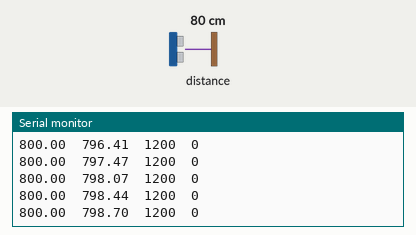
Simulated run of this sketch. Board: Arduino Uno, built with avr-gcc and run on an emulated ATmega328P. Parts: the last lines printed to the serial monitor. Inputs (shaded band) come from the test bench; at power-on: distance to the obstacle 80 cm.

Above: at 1.2 s.
1.3 s: distance to the obstacle set to 2 cm
At 1.37 s:
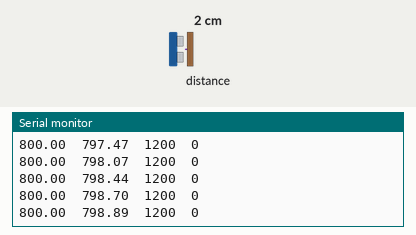
2.8 s: distance to the obstacle set to 4 cm
At 2.84 s:
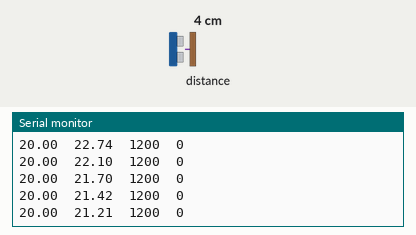
4.3 s: distance to the obstacle set to 120 cm
At 4.32 s:
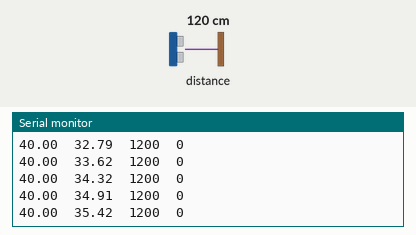
Timing chart, 0 to 7.3 s (numbered marks = the images above; inputs shaded):
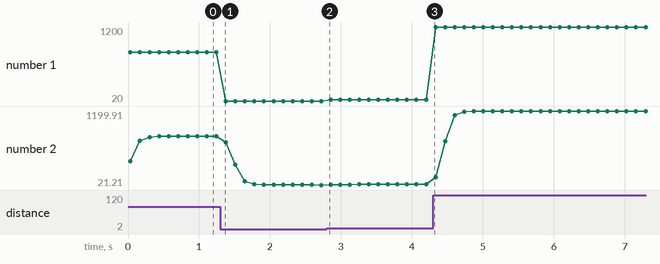

Measured:
- plotted number 1: 800 → 20 after the input at 1.3 s, 20 → 40 after the input at 2.8 s
- plotted number 2: 798.89 → 21.21 after the input at 1.3 s, 21.21 → 35.42 after the input at 2.8 s

The sketch:

Kalman_with_ownCal.ino
```cpp
#include <Wire.h>
#include <VL53L0X.h>

VL53L0X sensor;

float err_measure = 1;
float err_estimate = 1;
float pro_variance = 0.01;

float kalman_gain ;
float current_estimate;
float last_estimate;

void setup()
{
  Serial.begin(9600);
  Wire.begin();
  sensor.setTimeout(500);
  if (!sensor.init())
  {
    Serial.println("Failed to detect and initialize sensor!");
    while (1) {}
  }

#if defined LONG_RANGE
  // lower the return signal rate limit (default is 0.25 MCPS)
  sensor.setSignalRateLimit(0.1);
  // increase laser pulse periods (defaults are 14 and 10 PCLKs)
  sensor.setVcselPulsePeriod(VL53L0X::VcselPeriodPreRange, 18);
  sensor.setVcselPulsePeriod(VL53L0X::VcselPeriodFinalRange, 14);
#endif

#if defined HIGH_SPEED
  // reduce timing budget to 20 ms (default is about 33 ms)
  sensor.setMeasurementTimingBudget(20000);
#elif defined HIGH_ACCURACY
  // increase timing budget to 200 ms
  sensor.setMeasurementTimingBudget(200000);
#endif
}

void loop()
{
  float sensorVal = sensor.readRangeSingleMillimeters();
  //  ...................................................................
  kalman_gain = err_estimate/(err_estimate + err_measure);
  current_estimate = last_estimate + kalman_gain * (sensorVal - last_estimate);
  err_estimate =  (1.0 - kalman_gain)*err_estimate + fabs(last_estimate-current_estimate)*pro_variance;
  last_estimate = current_estimate;


  if (sensorVal <= 1200) {
    Serial.print("\n");
    Serial.print(sensorVal);
    Serial.print("\t");
    Serial.print(current_estimate);
    Serial.print("\t");
    Serial.print(1200);
    Serial.print("\t");
    Serial.print(0);
  }
  delay(100);
}
```
